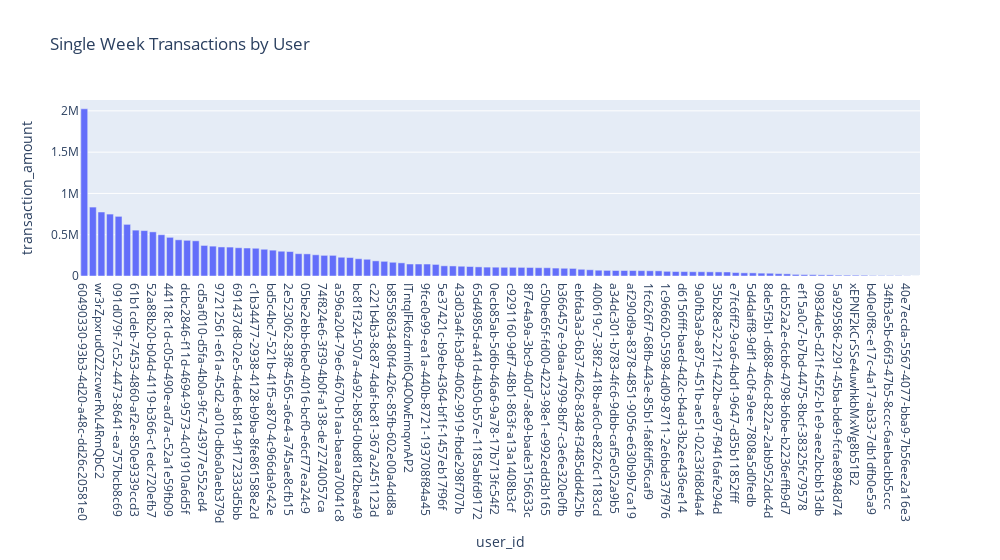

Notebook code cell kept with this figure:
### Markdown cell above
![Screenshot%202022-04-23%20161210.png](attachment:Screenshot%202022-04-23%20161210.png)

### Code cell
fig = px.bar(PDD, x = 'user_id',y = 'transaction_amount', title = 'Single Week Transactions by User' ,
             width = 1000)
fig.show()
